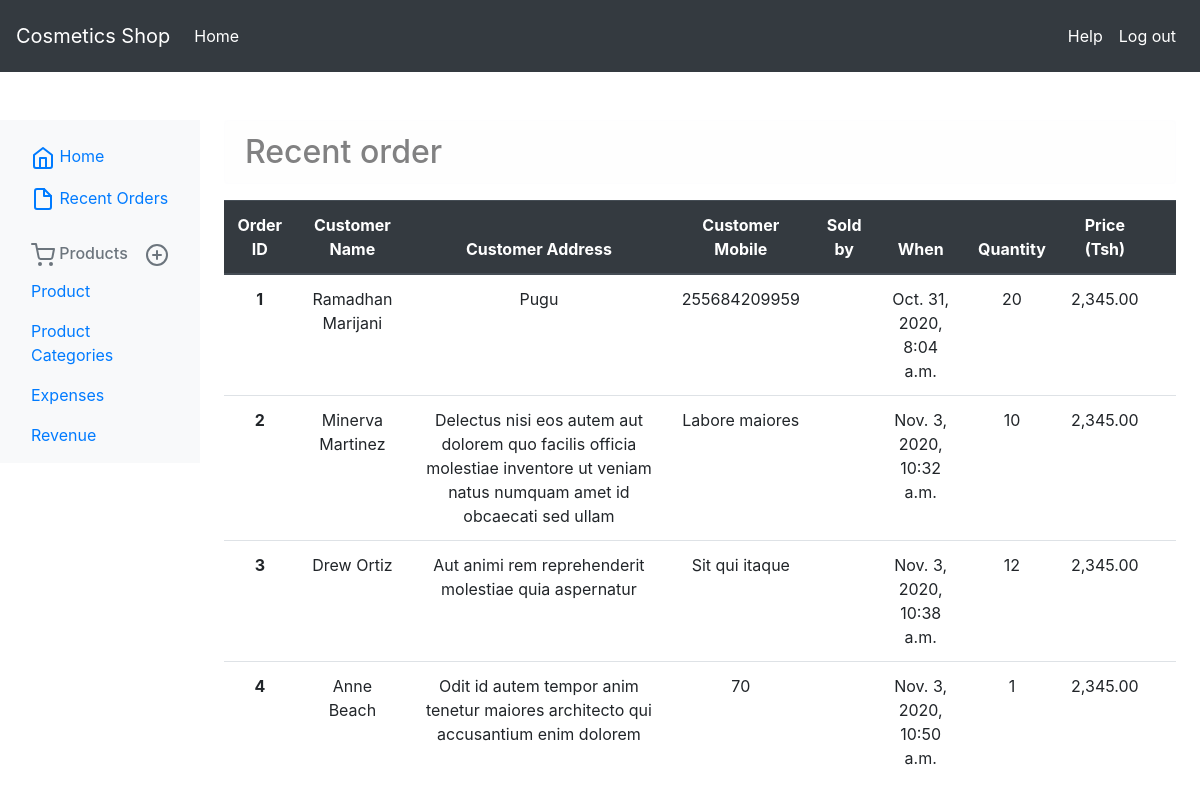
The app's page /manage/order-list/ (signed in), older data.
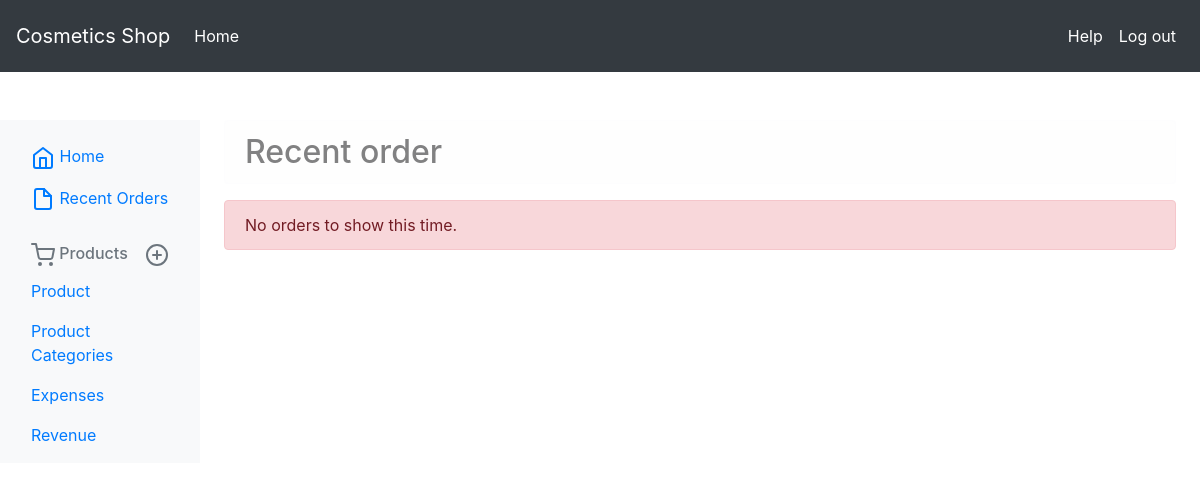
The same page, newer data.
### orders/models.py (models this page shows, shortened)
class OrderItem(models.Model):
    order = models.ForeignKey(Order, related_name='items', on_delete=models.CASCADE)
    product = models.ForeignKey(Product, related_name='order_items', on_delete=models.CASCADE)
    price = models.DecimalField(max_digits=10, decimal_places=2)
    quantity = models.PositiveIntegerField(default=1)

class Order(models.Model):
    sold_by = models.ForeignKey(User, on_delete=models.DO_NOTHING, null=True, blank=True)
    first_name = models.CharField(_('first name'), max_length=50)
    last_name = models.CharField(_('last name'), max_length=50)
    mobile = models.PositiveIntegerField(max_length=10, blank=True, null=True)
    address = models.CharField(_('address'), max_length=250)
    created = models.DateTimeField(auto_now_add=True)
    updated = models.DateTimeField(auto_now=True)
    paid = models.BooleanField(default=False)
    class Meta:
        ordering = ('-created',)

### manage/views.py (the view)
# urls.py: path('order-list/', views.RecentOrderView.as_view(), name='list_order'),
@method_decorator([login_required, manager_required], name='dispatch')
class RecentOrderView(generic.ListView):
    model = OrderItem
    template_name = 'manage/product/recent/list.html'

### manage/templates/manage/product/recent/list.html (shortened to what this page needs)
{% extends 'manage/base.html' %}
{% load humanize %}
{% block ext %}
    {% block extra_css %}
    <link rel="stylesheet" href="https://cdnjs.cloudflare.com/ajax/libs/twitter-bootstrap/4.1.3/css/bootstrap.css">
    <link rel="stylesheet" href="https://cdn.datatables.net/1.10.21/css/dataTables.bootstrap4.min.css">
{% endblock %}
{% endblock %}
{% block products %}
<div class="alert alert-light h2">Recent order</div>
    {% if object_list %}
            <table class="table text-center" id="shop_table">
  <thead class="thead-dark">
    <tr>
      <th scope="col">Order ID</th>
      <th scope="col">Customer Name</th>
      <th scope="col">Customer Address</th>
      <th scope="col">Customer Mobile</th>
      <th scope="col">Sold by</th>
      <th scope="col">When</th>
      <th scope="col">Quantity</th>
      <th scope="col">Price (Tsh)</th>
      {% if not user.is_pos %}<th></th>{% endif %}
    </tr>
  </thead>
  <tbody>
  {% for res in orderitem_list %}
    <tr>
      <th scope="row">{{ res.id }}</th>
      <td>{{ res.order.first_name }} {{ res.order.last_name }}</td>
      <td>{{ res.order.address }}</td>
      <td>{{ res.order.mobile }}</td>
      <td>{{ res.order.sold_by.get_full_name }}</td>
      <td>{{ res.order.created }}</td>
      <td>{{ res.quantity }}</td>
      <td>{{ res.price|intcomma }}</td>
      {% if not user.is_pos %}<td></td>{% endif %}
    </tr>
  {% endfor %}
  </tbody>
</table>
    {% else %}
        <div class="alert alert-danger">No orders to show this time.</div>
    {% endif %}
{% endblock %}

Row changes from the older to the newer data that the page shows:
removed OrderItem: id "1", order.first_name "Ramadhan", order.last_name "Marijani", order.address "Pugu", order.mobile "255684209959", order.created "Oct. 31, 2020, 8:04 a.m.", quantity "20", price "2,345.00"
removed OrderItem: id "2", order.first_name "Minerva", order.last_name "Martinez", order.address "Delectus nisi eos autem aut dolorem quo facilis officia molestiae inventore ut veniam natus numquam amet id obcaecati sed ullam", order.mobile "Labore maiores", order.created "Nov. 3, 2020, 10:32 a.m.", quantity "10", price "2,345.00"
removed OrderItem: id "3", order.first_name "Drew", order.last_name "Ortiz", order.address "Aut animi rem reprehenderit molestiae quia aspernatur", order.mobile "Sit qui itaque", order.created "Nov. 3, 2020, 10:38 a.m.", quantity "12", price "2,345.00"
removed OrderItem: id "4", order.first_name "Anne", order.last_name "Beach", order.address "Odit id autem tempor anim tenetur maiores architecto qui accusantium enim dolorem", order.mobile "70", order.created "Nov. 3, 2020, 10:50 a.m.", quantity "1", price "2,345.00"
Text that changed along with them:
text no longer shown: "Order ID Customer Name Customer Address Customer Mobile Sold by When Quantity Price (Tsh)"
text now shown: "No orders to show this time."
